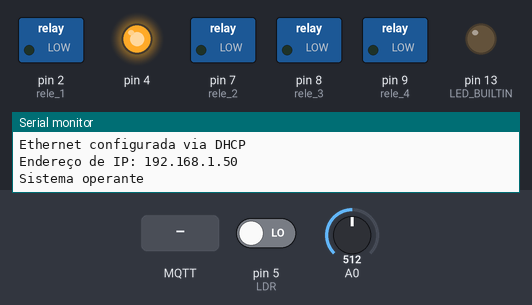
Bench run of a sketch on a simulated Arduino Uno, built with avr-gcc and run on an emulated ATmega328P. Shown: switched loads named in the sketch (green lamp = pin HIGH), output pins drawn as LEDs (lit = HIGH), the last lines printed to the serial monitor. Inputs (shaded band) come from the test bench; at power-on: pin 5 (LDR) LOW, A0 = 512. WiFi joins after 1.5 s; servers stay silent unless stated; no MQTT or app messages arrive unless stated.

Above: at 2.8 s.
2.9 s: MQTT message "a" arrives on the first subscribed topic
At 5.4 s:
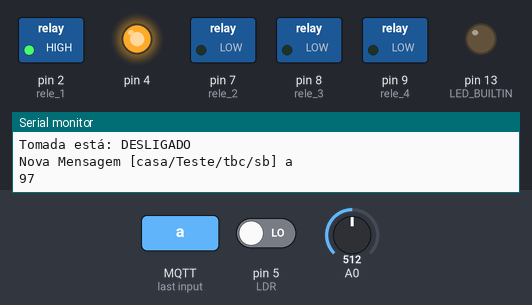
5.9 s: MQTT message "b" arrives on the first subscribed topic
At 6.9 s:
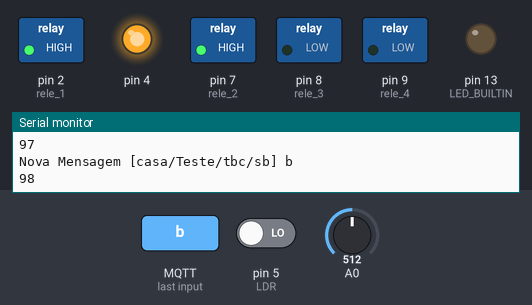
7.4 s: MQTT message "aa" arrives on the first subscribed topic
At 8.0 s:
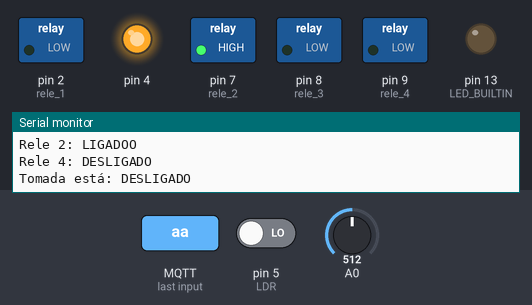
8.9 s: MQTT message "c" arrives on the first subscribed topic
At 9.2 s:
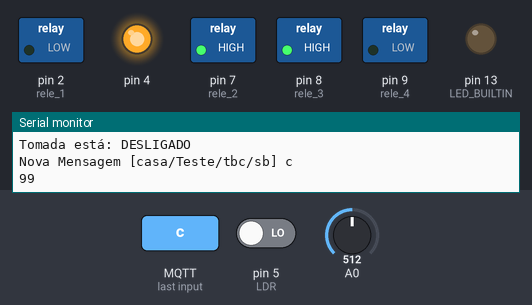
10.4 s: MQTT message "bb" arrives on the first subscribed topic
At 11.5 s:
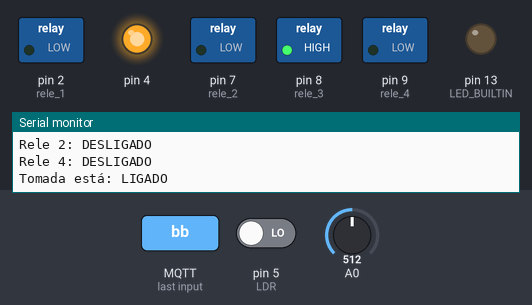
11.9 s: MQTT message "d" arrives on the first subscribed topic
At 12.7 s:
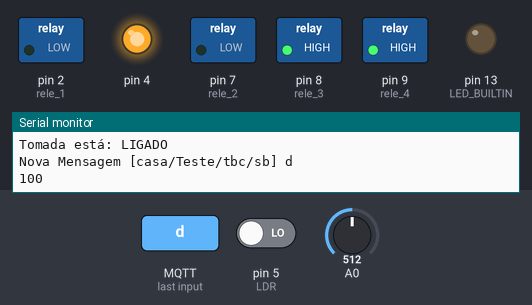
Timing chart, 0 to 14.4 s (numbered marks = the images above; inputs shaded):
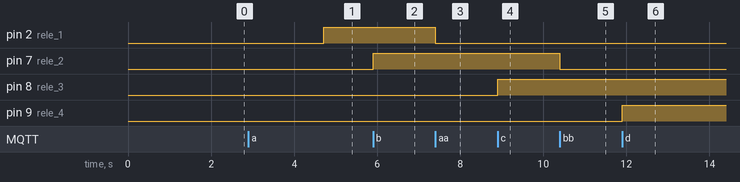

Measured:
- after the input at 2.9 s, pin 2 (rele_1): LOW → HIGH after 1.8 s
- after the input at 5.9 s, pin 7 (rele_2): LOW → HIGH at once
- after the input at 7.4 s, pin 2 (rele_1): HIGH → LOW at once
- after the input at 8.9 s, pin 8 (rele_3): LOW → HIGH at once
- after the input at 10.4 s, pin 7 (rele_2): HIGH → LOW at once
- after the input at 11.9 s, pin 9 (rele_4): LOW → HIGH at once

The sketch:

Arduino_-_Hospital_Lights.ino
```cpp
#include <Ethernet.h>
#include "PubSubClient.h"
#include <SPI.h>

#define CLIENT_ID       "Hal"
#define PUBLISH_DELAY   3000 //conta o tempo em mil segundos
#define PUB_TOPIC "my_username/f/temperature" //Adafruit dashboard
#define PUB_TOPIC_h "my_username/f/humidity" //Adafruit dashboard
#define DHTPIN          3

#define ledPin 13 //entradas de portas com os jumpers
#define rele_1 2
#define rele_2 7
#define rele_3 8
#define rele_4 9
#define lamp 5
String ip = "";
bool statusKD = HIGH;
bool statusBD = HIGH;
bool statusGD = HIGH;
bool estadorele_1 = LOW;
bool estadorele_2 = LOW;
bool estadorele_3 = LOW;
bool estadorele_4 = LOW;
bool startsend = HIGH;
bool statuslamp = LOW;
int lichtstatus;
byte mac[] = { 0x00, 0xAD, 0xBE, 0xEF, 0xFE, 0xED};

EthernetClient ethClient;
PubSubClient mqttClient;


long previousMillis;

void setup() {
  //pinMode(4, INPUT);
  pinMode(5, INPUT);
  //pinMode(6, INPUT_PULLUP);
  pinMode(rele_1,OUTPUT);
  pinMode(rele_2,OUTPUT);
  pinMode(rele_3,OUTPUT);
  pinMode(rele_4,OUTPUT);
  pinMode(LED_BUILTIN, OUTPUT);
  digitalWrite(2, LOW); // ativa o pino digital 13
  digitalWrite(7, LOW); // ativa o pino digital 13
  digitalWrite(8, LOW); // ativa o pino digital 13
  digitalWrite(9, LOW); // ativa o pino digital 13


  // Configuração da comunicação serial

  Serial.begin(9600);
  pinMode(4,OUTPUT);
  digitalWrite(4,HIGH);
  while (!Serial) {};
  Serial.println(F("MQTT Arduino"));
  Serial.println();

  Serial.print(F("Starting ethernet..."));
  if(!Ethernet.begin(mac)) Serial.println(F("failed"));
  else {
      Serial.print(F("IP: "));
      Serial.println(Ethernet.localIP());
      Serial.print(F("Subnet: "));
      Serial.println(Ethernet.subnetMask());
      Serial.print(F("Gateway: "));
      Serial.println(Ethernet.gatewayIP());
      Serial.print(F("DNS server: "));
      Serial.println(Ethernet.dnsServerIP());
      }
  Serial.println(F("Ethernet configurada via DHCP"));
  Serial.print("Endereço de IP: ");
  Serial.println(Ethernet.localIP());
  Serial.println();

  ip = String (Ethernet.localIP()[0]);
  ip = ip + ".";
  ip = ip + String (Ethernet.localIP()[1]);
  ip = ip + ".";
  ip = ip + String (Ethernet.localIP()[2]);
  ip = ip + ".";
  ip = ip + String (Ethernet.localIP()[3]);
  //Serial.println(ip);

  // setup mqtt client
  mqttClient.setClient(ethClient);
  //mqttClient.setServer(mqttServer, 1883);
  mqttClient.setServer("broker.hivemq.com", 1883);
  // mqttClient.setServer( "raspberrypi.local",1883);
  //mqttClient.setServer("io.adafruit.com",1883);
  //mqttClient.setServer( "192.168.1.189", 1883);
  //Serial.println(F("MQTT client configured"));
  mqttClient.setCallback(callback);
  // setup DHT sensor


  Serial.println();
  Serial.println(F("Sistema operante"));
  previousMillis = millis();
  mqttClient.publish("casa/Teste/tbc/nb/ip", ip.c_str());
}

void loop() {

  statuslamp = digitalRead(5);// Leitura da LDR
  //statusGD = digitalRead(5);// Leitura da Garagem
  //statusKD = (digitalRead(6));//Leitura da Porta da Sala
  lichtstatus = analogRead(A0);//Leitura Analogica
  estadorele_1 = digitalRead(rele_1);
  estadorele_2 = digitalRead(rele_2);
  estadorele_3 = digitalRead(rele_3);
  estadorele_4 = digitalRead(rele_4); // Estado do Rele

  // Loop para novas informações
  if (millis() - previousMillis > PUBLISH_DELAY) {
    sendData();
    previousMillis = millis();

  }

  mqttClient.loop();
}

void sendData() {

  char msgBuffer[20];


  Serial.print("A lâmpada está: ");
  Serial.println((statuslamp == LOW) ? "DESLIGADA" : "LIGADA");
  Serial.print("Rele 1: ");
  Serial.println((estadorele_1 == LOW) ? "DESLIGADO" : "LIGADO");
  Serial.print("Rele 2: ");
  Serial.println((estadorele_2 == LOW) ? "DESLIGADO" : "LIGADOO");
  Serial.print("Rele 4: ");
  Serial.println((estadorele_4 == LOW) ? "DESLIGADO" : "LIGADO");
  Serial.print("Tomada está: ");
  Serial.println((estadorele_3 == LOW) ? "DESLIGADO" : "LIGADO");
  // Definição dos topicos e publicação
  if (mqttClient.connect(CLIENT_ID)) {

    mqttClient.publish("casa/Teste/tbc/nb/lamp", (statuslamp == LOW) ? "LIGADA" : "DESLIGADA");
    mqttClient.publish("casa/Teste/tbc/nb/garage", (statusGD == HIGH) ? "ABERTO" : "FECHADO");
    mqttClient.publish("casa/Teste/tbc/nb/bel", (statusKD == HIGH) ? "ABERTO" : "FECHADO");
    mqttClient.publish("casa/Teste/tbc/nb/l", (lamp== HIGH) ? "DESLIGADA" : "LIGADA");
    mqttClient.publish("casa/Teste/tbc/nb/relay/1", (estadorele_1 == LOW) ? "ON" : "OFF");
    mqttClient.publish("casa/Teste/tbc/nb/relay/2", (estadorele_2 == LOW) ? "ON" : "OFF");
    mqttClient.publish("casa/Teste/tbc/nb/relay/3", (estadorele_3 == LOW) ? "ON" : "OFF");
    mqttClient.publish("casa/Teste/tbc/nb/relay/4", (estadorele_4 == LOW) ? "ON" : "OFF");
    mqttClient.publish("casa/Teste/tbc/nb/ip", ip.c_str());// publish IP nr
 // Subcrição em tópicos
    mqttClient.subscribe("casa/Teste/tbc/sb");
    mqttClient.subscribe("casa/Teste/tbc/sb1");
    mqttClient.subscribe("casa/Teste/tbc/sb2");
    mqttClient.subscribe("casa/Teste/tbc/sb3");
    if (startsend) {
      // mqttClient.publish("casa/Teste/tbc/nb/relay", (estado_rele == LOW) ? "DESLIGADO" : "LIGADO");
      mqttClient.publish("casa/Teste/tbc/nb/ip", ip.c_str());
      startsend = LOW;
    }
  }
}

void callback(char* topic, byte* payload, unsigned int length) {
  char msgBuffer[20];
  Serial.print("Nova Mensagem [");
  Serial.print(topic);
  Serial.print("] ");//MQTT_BROKER
  for (int i = 0; i < length; i++) {
    Serial.print((char)payload[i]);
  }
  Serial.println();
  Serial.println(payload[0]);
//-----Mensanges de cada tópico ----------
payload[length]='\0';
    String strPayload = String((char*)payload);

if(strPayload=="a"){
    digitalWrite(rele_1, HIGH);
}
else if (strPayload=="aa")
{
digitalWrite(rele_1, LOW);
}

if(strPayload=="b"){
    digitalWrite(rele_2, HIGH);
}
else if (strPayload=="bb")
{
digitalWrite(rele_2, LOW);
}

if(strPayload=="c"){
    digitalWrite(rele_3, HIGH);
}
else if (strPayload=="cc")
{
digitalWrite(rele_3, LOW);
}

if(strPayload=="d"){
    digitalWrite(rele_4, HIGH);
}
else if (strPayload=="dd")
{
digitalWrite(rele_4, LOW);
}
}
```
